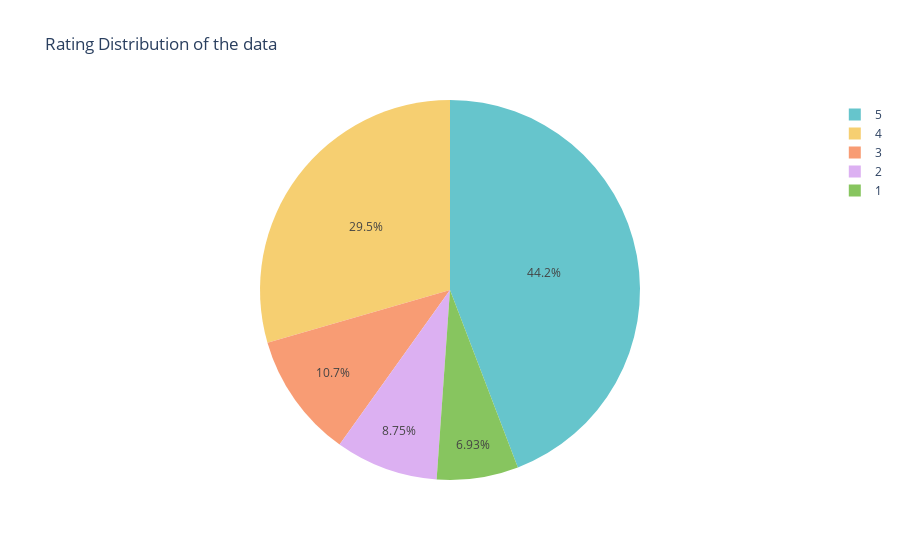

Notebook code for this chart:
### Markdown cell above
#### The distribution of different ratings

### Code cell
Viz_2 = data['Rating'].value_counts().rename_axis(['Rating']).reset_index(name='counts')
fig_pie = px.pie(values=Viz_2.counts, names=Viz_2.Rating, 
                 title='Rating Distribution of the data',
                 color_discrete_sequence=px.colors.qualitative.Pastel)
fig_pie.show()

### Figure 1 — Plotly figure (JSON) as saved in the notebook; plotly's stock layout.template omitted (floating-point values rounded to 4 significant figures)
{"data": [{"domain": {"x": [0, 1], "y": [0, 1]}, "hovertemplate": "label=%{label}<br>value=%{value}<extra></extra>", "labels": [5, 4, 3, 2, 1], "legendgroup": "", "name": "", "showlegend": true, "type": "pie", "values": [9054, 6039, 2184, 1793, 1421]}], "layout": {"legend": {"tracegroupgap": 0}, "piecolorway": ["rgb(102, 197, 204)", "rgb(246, 207, 113)", "rgb(248, 156, 116)", "rgb(220, 176, 242)", "rgb(135, 197, 95)", "rgb(158, 185, 243)", "rgb(254, 136, 177)", "rgb(201, 219, 116)", "rgb(139, 224, 164)", "rgb(180, 151, 231)", "rgb(179, 179, 179)"], "title": {"text": "Rating Distribution of the data"}}}
